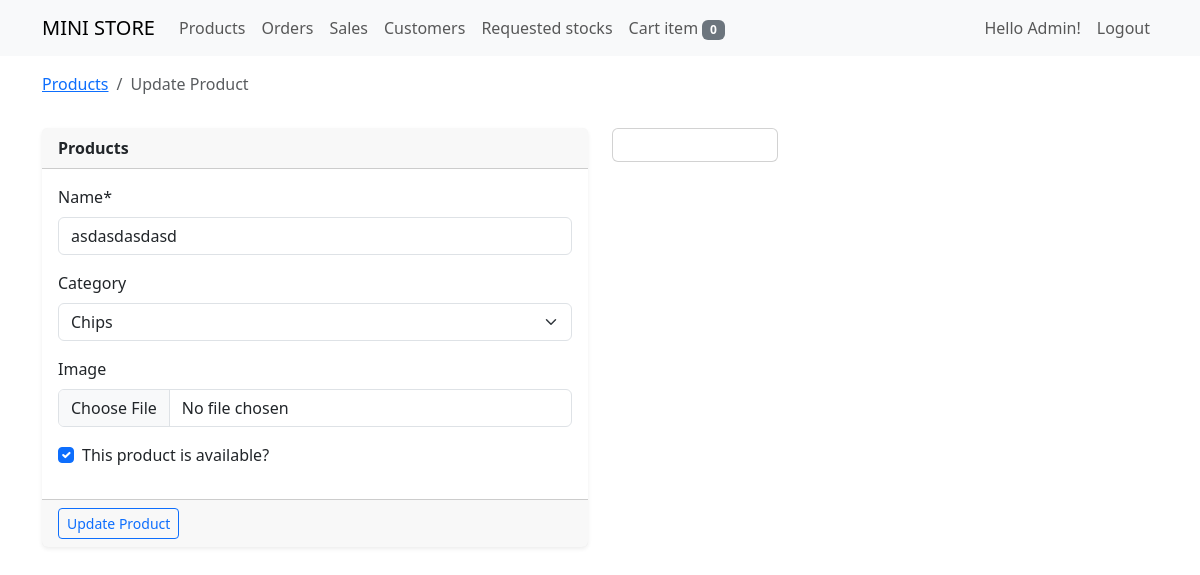
The app's page /update/11 (signed in) with its own data.
### store/models.py (models this page shows, shortened)
class TimeStampedModel(models.Model):
    created = models.DateTimeField(auto_now_add=True)
    updated = models.DateTimeField(auto_now=True)
    class Meta:
        ordering = ('-updated','-created')

class Product(TimeStampedModel):
    user = models.ForeignKey(User, on_delete=models.CASCADE)
    bar_code = models.CharField(max_length=20, unique=True)
    name = models.CharField(max_length=200)
    category = models.ForeignKey(Category, on_delete=models.CASCADE, blank=True, null=True)
    cost = models.FloatField()
    price = models.FloatField()
    quantity = models.IntegerField()
    image = models.ImageField(upload_to=image_directory_path, blank=True, null=True)
    on_display = models.BooleanField(default=True, verbose_name="this product is available?")

### store/views/product_view.py (the view)
# urls.py: path('update/<pk>', update_product, name='update_product'),
@login_required
@permission_required("store.update_product", raise_exception=True)
def update_product(request, pk):
    product = get_object_or_404(Product, pk=pk)
    form = UpdateProductForm(request.POST or None, request.FILES or None, instance=product)
    cart = Cart(request)
    cart_items = cart.__len__()
    if request.method == "POST":
        if form.is_valid():
            obj = form.save(commit=False)
            obj.save()
            return redirect('store:product_view')
    context = {
        "title": "update product",
        "form": form,
        "cart_items": cart_items,
        "product": product
    }
    return render(request, 'update_product_view.html', context)

### store/forms/product_form.py
class UpdateProductForm(forms.ModelForm):
    class Meta:
        model = Product
        fields = [
            'name', 'category', 'image', 'on_display',
        ]

### store/cartitem.py (called while the page is built)
    def __len__(self):
        return sum(item['quantity'] for item in self.cart.values())

### store/models.py (called while the page is built)
    def __str__(self):
        return self.name

### store/templates/update_product_view.html (shortened to what this page needs)
{% extends 'base.html' %}
{% load crispy_forms_tags %}
{% block content %}
<div class="row">
  <div class="col-sm-12 mt-3">
    <nav aria-label="breadcrumb">
      <ol class="breadcrumb">
        <li class="breadcrumb-item" aria-current="page"><a href="{% url 'store:product_view' %}">Products</a></li>
        <li class="breadcrumb-item active" aria-current="page">{{title|title}}</li>
      </ol>
    </nav>
  </div>
</div>
<div class="row">
  <div class="col-sm-6">
      <div class="card border-0 shadow-sm mt-3">
        <div class="card-header">
            <strong>Products</strong>
        </div>
        <form method="POST" enctype="multipart/form-data">
        <div class="card-body">
            {{form.name|as_crispy_field}}
            {{form.category|as_crispy_field}}
            {{form.image|as_crispy_field}}
            {{form.on_display|as_crispy_field}}
        </div>
        <div class="card-footer">
            <input type="submit" class="btn btn-outline-primary btn-sm" value="Update Product">
        </div>
        </form>
      </div>
  </div>
  <div class="col-sm-2">
    <div class="card mt-3">
      <div class="card-body">
      </div>
    </div>
  </div>
</div>
{% endblock %}

### templates/includes/navigation.html (shortened to what this page needs)
{% load crispy_forms_tags %}
<nav class="navbar navbar-expand-lg bg-body-tertiary" style="background-color: #222;">
    <div class="container">
      <a class="navbar-brand" href="{% url 'store:product_view' %}">MINI STORE</a>
      <div class="collapse navbar-collapse" id="navbarSupportedContent">
        <ul class="navbar-nav me-auto mb-2 mb-lg-0">
          <li class="nav-item">
            <a class="nav-link" aria-current="page" href="{% url 'store:product_view' %}">Products</a>
          </li>
          <li class="nav-item">
            <a class="nav-link" aria-current="page" href="{% url 'store:order_view' %}">Orders</a>
          </li>
          {% if perms.auth.view_ordertransaction %}
          <li class="nav-item">
            <a class="nav-link" aria-current="page" href="{% url 'store:sales_view' %}">Sales</a>
          </li>
          {% endif %}
          {% if perms.auth.view_user %}
          <li class="nav-item">
            <a class="nav-link" aria-current="page" href="{% url 'store:customer_view' %}">Customers</a>
          </li>
          {% endif %}
          {% if perms.store.view_itemrequest %}
          <li class="nav-item">
            <a class="nav-link" aria-current="page" href="{% url 'store:item_request_view' %}">Requested stocks</a>
          </li>
          {% endif %}
          <li class="nav-item">
            <a class="nav-link" href="{% url 'store:pos_view' %}">Cart {% if cart_items > 1 %}items <span class="badge text-bg-success"> {{ cart_items }}{% else %}item <span class="badge text-bg-secondary"> {{ cart_items }}{% endif %}</span></a>
          </li>
        </ul>
        <ul class="navbar-nav float-end mb-2 mb-lg-0">
          {% if request.user.is_authenticated %}
          <li class="nav-item">
            <span class="nav-link" aria-current="page">Hello {{request.user.username|title}}!</span>
          </li>
          <li class="nav-item">
            <a class="nav-link" aria-current="page" href="#" data-bs-toggle="modal" data-bs-target="#logoutUser">Logout</a>
          </li>
          {% endif %}
        </ul>
      </div>
    </div>
</nav>

### records on screen
Product: name "asdasdasdasd", category "Chips", on_display "☑"

### other values on screen
{{ cart_items }} "0"
{{ request.user.username|title }} "Admin"
{{ title|title }} "Update Product"
